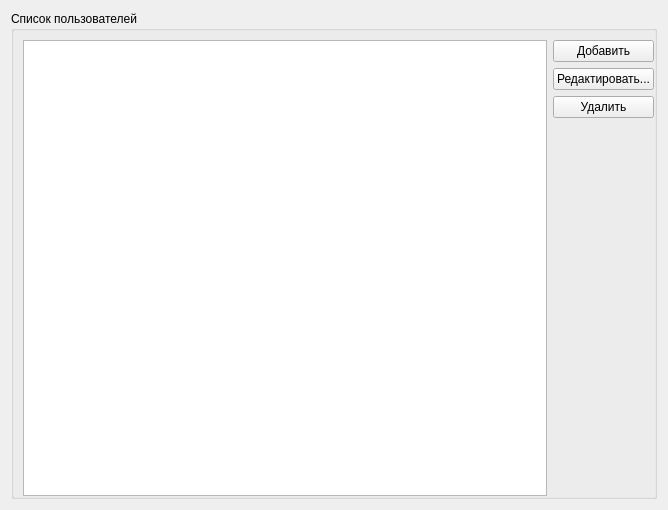
<?xml version="1.0" encoding="UTF-8"?>
<ui version="4.0">
 <class>MainAdminWidget</class>
 <widget class="QWidget" name="MainAdminWidget">
  <property name="geometry">
   <rect>
    <x>0</x>
    <y>0</y>
    <width>668</width>
    <height>510</height>
   </rect>
  </property>
  <property name="windowTitle">
   <string>Form</string>
  </property>
  <layout class="QVBoxLayout" name="verticalLayout_2">
   <item>
    <widget class="QGroupBox" name="groupBox">
     <property name="title">
      <string>Список пользователей</string>
     </property>
     <layout class="QHBoxLayout" name="horizontalLayout">
      <property name="rightMargin">
       <number>0</number>
      </property>
      <property name="bottomMargin">
       <number>0</number>
      </property>
      <item>
       <widget class="QTableView" name="m_view">
        <property name="editTriggers">
         <set>QAbstractItemView::NoEditTriggers</set>
        </property>
        <property name="tabKeyNavigation">
         <bool>false</bool>
        </property>
        <property name="selectionBehavior">
         <enum>QAbstractItemView::SelectRows</enum>
        </property>
        <attribute name="horizontalHeaderHighlightSections">
         <bool>false</bool>
        </attribute>
        <attribute name="verticalHeaderVisible">
         <bool>false</bool>
        </attribute>
        <attribute name="verticalHeaderHighlightSections">
         <bool>false</bool>
        </attribute>
       </widget>
      </item>
      <item>
       <layout class="QVBoxLayout" name="verticalLayout">
        <item>
         <widget class="QPushButton" name="m_createUser">
          <property name="text">
           <string>Добавить</string>
          </property>
         </widget>
        </item>
        <item>
         <widget class="QPushButton" name="m_editUser">
          <property name="text">
           <string>Редактировать...</string>
          </property>
         </widget>
        </item>
        <item>
         <widget class="QPushButton" name="m_deleteUser">
          <property name="text">
           <string>Удалить</string>
          </property>
         </widget>
        </item>
        <item>
         <spacer name="horizontalSpacer">
          <property name="orientation">
           <enum>Qt::Vertical</enum>
          </property>
          <property name="sizeHint" stdset="0">
           <size>
            <width>20</width>
            <height>40</height>
           </size>
          </property>
         </spacer>
        </item>
       </layout>
      </item>
     </layout>
    </widget>
   </item>
  </layout>
 </widget>
 <resources/>
 <connections/>
</ui>
